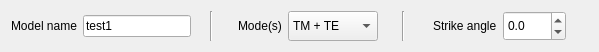
  <widget class="QWidget" name="layoutWidget">
   <property name="geometry">
    <rect>
     <x>142</x>
     <y>340</y>
     <width>599</width>
     <height>34</height>
    </rect>
   </property>
   <layout class="QHBoxLayout" name="horizontalLayout_29">
    <item>
     <layout class="QHBoxLayout" name="horizontalLayout_17">
      <item>
       <widget class="QLabel" name="label_7">
        <property name="text">
         <string>Model name</string>
        </property>
       </widget>
      </item>
      <item>
       <widget class="QLineEdit" name="lineEdit_modelname">
        <property name="sizePolicy">
         <sizepolicy hsizetype="MinimumExpanding" vsizetype="Fixed">
          <horstretch>0</horstretch>
          <verstretch>0</verstretch>
         </sizepolicy>
        </property>
        <property name="text">
         <string>test1</string>
        </property>
       </widget>
      </item>
      <item>
       <spacer name="horizontalSpacer_25">
        <property name="orientation">
         <enum>Qt::Horizontal</enum>
        </property>
        <property name="sizeHint" stdset="0">
         <size>
          <width>13</width>
          <height>20</height>
         </size>
        </property>
       </spacer>
      </item>
     </layout>
    </item>
    <item>
     <widget class="Line" name="line_10">
      <property name="orientation">
       <enum>Qt::Vertical</enum>
      </property>
     </widget>
    </item>
    <item>
     <layout class="QHBoxLayout" name="horizontalLayout_21">
      <item>
       <spacer name="horizontalSpacer_8">
        <property name="orientation">
         <enum>Qt::Horizontal</enum>
        </property>
        <property name="sizeHint" stdset="0">
         <size>
          <width>17</width>
          <height>20</height>
         </size>
        </property>
       </spacer>
      </item>
      <item>
       <widget class="QLabel" name="label_8">
        <property name="sizePolicy">
         <sizepolicy hsizetype="MinimumExpanding" vsizetype="Preferred">
          <horstretch>0</horstretch>
          <verstretch>0</verstretch>
         </sizepolicy>
        </property>
        <property name="maximumSize">
         <size>
          <width>50</width>
          <height>16777215</height>
         </size>
        </property>
        <property name="text">
         <string>Mode(s)</string>
        </property>
        <property name="alignment">
         <set>Qt::AlignLeading|Qt::AlignLeft|Qt::AlignVCenter</set>
        </property>
       </widget>
      </item>
      <item>
       <widget class="QComboBox" name="comboBox_mode">
        <property name="enabled">
         <bool>true</bool>
        </property>
        <property name="sizePolicy">
         <sizepolicy hsizetype="Preferred" vsizetype="MinimumExpanding">
          <horstretch>0</horstretch>
          <verstretch>0</verstretch>
         </sizepolicy>
        </property>
        <property name="minimumSize">
         <size>
          <width>90</width>
          <height>25</height>
         </size>
        </property>
        <property name="maximumSize">
         <size>
          <width>16777215</width>
          <height>30</height>
         </size>
        </property>
        <property name="frame">
         <bool>true</bool>
        </property>
        <item>
         <property name="text">
          <string>TM + TE</string>
         </property>
        </item>
        <item>
         <property name="text">
          <string>TM</string>
         </property>
        </item>
        <item>
         <property name="text">
          <string>TE</string>
         </property>
        </item>
        <item>
         <property name="text">
          <string>Tipper</string>
         </property>
        </item>
        <item>
         <property name="text">
          <string>All</string>
         </property>
        </item>
       </widget>
      </item>
      <item>
       <spacer name="horizontalSpacer_26">
        <property name="orientation">
         <enum>Qt::Horizontal</enum>
        </property>
        <property name="sizeHint" stdset="0">
         <size>
          <width>13</width>
          <height>20</height>
         </size>
        </property>
       </spacer>
      </item>
     </layout>
    </item>
    <item>
     <widget class="Line" name="line_11">
      <property name="orientation">
       <enum>Qt::Vertical</enum>
      </property>
     </widget>
    </item>
    <item>
     <layout class="QHBoxLayout" name="horizontalLayout_28">
      <item>
       <spacer name="horizontalSpacer_28">
        <property name="orientation">
         <enum>Qt::Horizontal</enum>
        </property>
        <property name="sizeHint" stdset="0">
         <size>
          <width>13</width>
          <height>20</height>
         </size>
        </property>
       </spacer>
      </item>
      <item>
       <widget class="QLabel" name="label_23">
        <property name="frameShape">
         <enum>QFrame::NoFrame</enum>
        </property>
        <property name="frameShadow">
         <enum>QFrame::Plain</enum>
        </property>
        <property name="text">
         <string>Strike angle</string>
        </property>
        <property name="alignment">
         <set>Qt::AlignLeading|Qt::AlignLeft|Qt::AlignVCenter</set>
        </property>
        <property name="indent">
         <number>0</number>
        </property>
        <property name="buddy">
         <cstring>doubleSpinBox_strike</cstring>
        </property>
       </widget>
      </item>
      <item>
       <widget class="QDoubleSpinBox" name="doubleSpinBox_strike">
        <property name="sizePolicy">
         <sizepolicy hsizetype="Minimum" vsizetype="Fixed">
          <horstretch>0</horstretch>
          <verstretch>0</verstretch>
         </sizepolicy>
        </property>
        <property name="minimumSize">
         <size>
          <width>63</width>
          <height>30</height>
         </size>
        </property>
        <property name="maximumSize">
         <size>
          <width>16777215</width>
          <height>30</height>
         </size>
        </property>
        <property name="alignment">
         <set>Qt::AlignLeading|Qt::AlignLeft|Qt::AlignVCenter</set>
        </property>
        <property name="decimals">
         <number>1</number>
        </property>
        <property name="minimum">
         <double>-180.000000000000000</double>
        </property>
        <property name="maximum">
         <double>360.000000000000000</double>
        </property>
        <property name="singleStep">
         <double>1.000000000000000</double>
        </property>
       </widget>
      </item>
      <item>
       <spacer name="horizontalSpacer_29">
        <property name="orientation">
         <enum>Qt::Horizontal</enum>
        </property>
        <property name="sizeHint" stdset="0">
         <size>
          <width>13</width>
          <height>20</height>
         </size>
        </property>
       </spacer>
      </item>
     </layout>
    </item>
   </layout>
  </widget>
